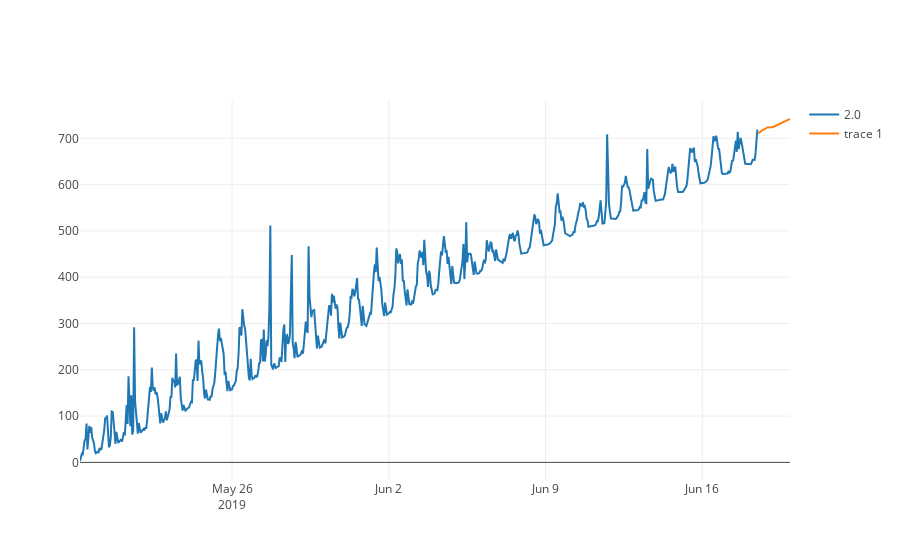

Notebook source saved alongside this figure:
### Code cell
plotting.plot_multiple_ts(train, ts_pred)
